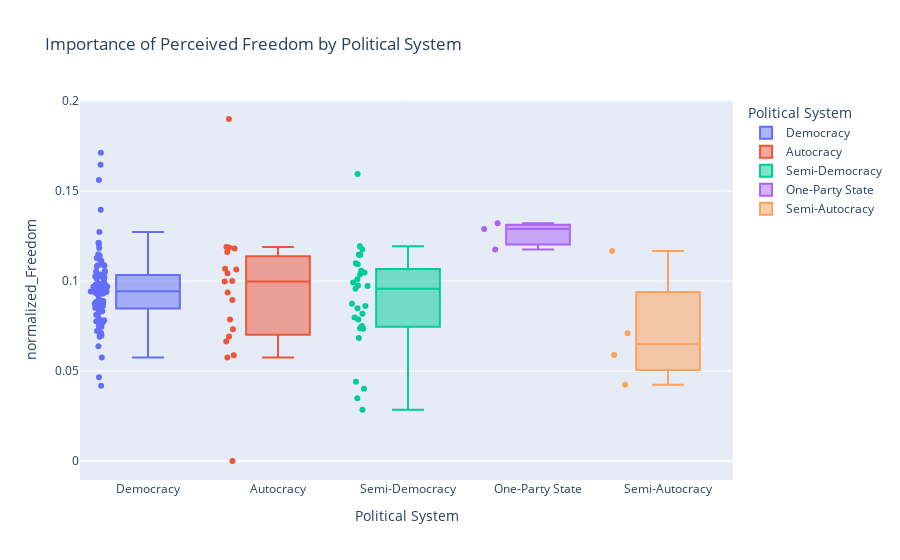

The notebook cell this image was saved under:
### Code cell
# Importance of Perceived Freedom by Political System
px.box(merged_df_2,
             x='Political System',
             y='normalized_Freedom',
             color="Political System",
             points="all",
             hover_data="Country",
             title="Importance of Perceived Freedom by Political System").show()

### Figure 1 — Plotly figure (JSON) as saved in the notebook; plotly's stock layout.template omitted (floating-point values rounded to 4 significant figures)
{"data": [{"alignmentgroup": "True", "boxpoints": "all", "customdata": [["Finland"], ["Denmark"], ["Iceland"], ["Switzerland"], ["Netherlands"], ["Luxembourg"], ["Sweden"], ["Norway"], ["New Zealand"], ["Austria"], ["Australia"], ["Ireland"], ["Germany"], ["Canada"], ["United States"], ["United Kingdom"], ["Czechia"], ["Belgium"], ["France"], ["Slovenia"], ["Costa Rica"], ["Taiwan Province of China"], ["Romania"], ["Spain"], ["Uruguay"], ["Italy"], ["Kosovo"], ["Malta"], ["Lithuania"], ["Slovakia"], ["Estonia"], ["Panama"], ["Brazil"], ["Cyprus"], ["Latvia"], ["Serbia"], ["Chile"], ["Mexico"], ["Croatia"], ["Poland"], ["El Salvador"], ["Mauritius"], ["Japan"], ["Honduras"], ["Portugal"], ["Argentina"], ["Greece"], ["South Korea"], ["Philippines"], ["Moldova"], ["Jamaica"], ["Colombia"], ["Bosnia and Herzegovina"], ["Mongolia"], ["Dominican Republic"], ["Bolivia"], ["Paraguay"], ["Peru"], ["Montenegro"], ["Ecuador"], ["Armenia"], ["Nepal"], ["Bulgaria"], ["Indonesia"], ["North Macedonia"], ["Albania"], ["South Africa"], ["Gambia"], ["Bangladesh"], ["Liberia"], ["Ukraine"], ["Senegal"], ["Niger"], ["Georgia"], ["Venezuela"], ["Ghana"], ["Benin"], ["Kenya"], ["Tunisia"], ["Mali"], ["Namibia"], ["Sri Lanka"], ["Madagascar"], ["Ethiopia"], ["India"], ["Zambia"], ["Malawi"], ["Tanzania"], ["Sierra Leone"], ["Botswana"]], "hovertemplate": "Political System=%{x}<br>normalized_Freedom=%{y}<br>Country=%{customdata[0]}<extra></extra>", "legendgroup": "Democracy", "marker": {"color": "#636efa"}, "name": "Democracy", "notched": false, "offsetgroup": "Democracy", "orientation": "v", "showlegend": true, "type": "box", "x": ["Democracy", "Democracy", "Democracy", "Democracy", "Democracy", "Democracy", "Democracy", "Democracy", "Democracy", "Democracy", "Democracy", "Democracy", "Democracy", "Democracy", "Democracy", "Democracy", "Democracy", "Democracy", "Democracy", "Democracy", "Democracy", "Democracy", "Democracy", "Democracy", "Democracy", "Democracy", "Democracy", "Democracy", "Democracy", "Democracy", "Democracy", "Democracy", "Democracy", "Democracy", "Democracy", "Democracy", "Democracy", "Democracy", "Democracy", "Democracy", "Democracy", "Democracy", "Democracy", "Democracy", "Democracy", "Democracy", "Democracy", "Democracy", "Democracy", "Democracy", "Democracy", "Democracy", "Democracy", "Democracy", "Democracy", "Democracy", "Democracy", "Democracy", "Democracy", "Democracy", "Democracy", "Democracy", "Democracy", "Democracy", "Democracy", "Democracy", "Democracy", "Democracy", "Democracy", "Democracy", "Democracy", "Democracy", "Democracy", "Democracy", "Democracy", "Democracy", "Democracy", "Democracy", "Democracy", "Democracy", "Democracy", "Democracy", "Democracy", "Democracy", "Democracy", "Democracy", "Democracy", "Democracy", "Democracy", "Democracy"], "x0": " ", "xaxis": "x", "y": [0.09409, 0.09413, 0.095, 0.09012, 0.08778, 0.09454, 0.09805, 0.09883, 0.09443, 0.08697, 0.0944, 0.08904, 0.08314, 0.09381, 0.08227, 0.086, 0.09539, 0.0723, 0.08478, 0.1033, 0.1005, 0.08323, 0.09342, 0.07799, 0.1027, 0.06373, 0.09281, 0.1053, 0.07695, 0.07495, 0.1087, 0.09383, 0.08676, 0.07203, 0.08123, 0.08838, 0.07453, 0.1013, 0.08735, 0.0854, 0.1088, 0.09702, 0.08892, 0.09665, 0.1089, 0.093, 0.04186, 0.06976, 0.1148, 0.09582, 0.09691, 0.09427, 0.07767, 0.0691, 0.1056, 0.1119, 0.1128, 0.09804, 0.08294, 0.1021, 0.1034, 0.09652, 0.1048, 0.1183, 0.09385, 0.09829, 0.08511, 0.07107, 0.1206, 0.07907, 0.09304, 0.09788, 0.1141, 0.1022, 0.05745, 0.1026, 0.1036, 0.09685, 0.06997, 0.07814, 0.08612, 0.1213, 0.04654, 0.1113, 0.1713, 0.1397, 0.1272, 0.1562, 0.1083, 0.1646], "y0": " ", "yaxis": "y"}, {"alignmentgroup": "True", "boxpoints": "all", "customdata": [["Bahrain"], ["United Arab Emirates"], ["Saudi Arabia"], ["Kazakhstan"], ["Nicaragua"], ["Uzbekistan"], ["Kyrgyzstan"], ["Belarus"], ["Turkmenistan"], ["Tajikistan"], ["Libya"], ["Azerbaijan"], ["Gabon"], ["Iraq"], ["Iran"], ["Yemen"], ["Mauritania"], ["Rwanda"], ["Afghanistan"]], "hovertemplate": "Political System=%{x}<br>normalized_Freedom=%{y}<br>Country=%{customdata[0]}<extra></extra>", "legendgroup": "Autocracy", "marker": {"color": "#EF553B"}, "name": "Autocracy", "notched": false, "offsetgroup": "Autocracy", "orientation": "v", "showlegend": true, "type": "box", "x": ["Autocracy", "Autocracy", "Autocracy", "Autocracy", "Autocracy", "Autocracy", "Autocracy", "Autocracy", "Autocracy", "Autocracy", "Autocracy", "Autocracy", "Autocracy", "Autocracy", "Autocracy", "Autocracy", "Autocracy", "Autocracy", "Autocracy"], "x0": " ", "xaxis": "x", "y": [0.1043, 0.1068, 0.0998, 0.09368, 0.1001, 0.1181, 0.1189, 0.05873, 0.1186, 0.1064, 0.08948, 0.1162, 0.06917, 0.0664, 0.05749, 0.07863, 0.07322, 0.19, 0], "y0": " ", "yaxis": "y"}, {"alignmentgroup": "True", "boxpoints": "all", "customdata": [["Singapore"], ["Guatemala"], ["Kuwait"], ["Hungary"], ["Thailand"], ["Malaysia"], ["North Cyprus"], ["Russia"], ["Hong Kong S.A.R. of China"], ["Ivory Coast"], ["Algeria"], ["Congo"], ["Morocco"], ["Mozambique"], ["Cameroon"], ["Guinea"], ["Turkey"], ["Burkina Faso"], ["Cambodia"], ["Comoros"], ["Uganda"], ["Nigeria"], ["Pakistan"], ["Palestinian Territories"], ["Egypt"], ["Jordan"], ["Lesotho"], ["Zimbabwe"], ["Lebanon"]], "hovertemplate": "Political System=%{x}<br>normalized_Freedom=%{y}<br>Country=%{customdata[0]}<extra></extra>", "legendgroup": "Semi-Democracy", "marker": {"color": "#00cc96"}, "name": "Semi-Democracy", "notched": false, "offsetgroup": "Semi-Democracy", "orientation": "v", "showlegend": true, "type": "box", "x": ["Semi-Democracy", "Semi-Democracy", "Semi-Democracy", "Semi-Democracy", "Semi-Democracy", "Semi-Democracy", "Semi-Democracy", "Semi-Democracy", "Semi-Democracy", "Semi-Democracy", "Semi-Democracy", "Semi-Democracy", "Semi-Democracy", "Semi-Democracy", "Semi-Democracy", "Semi-Democracy", "Semi-Democracy", "Semi-Democracy", "Semi-Democracy", "Semi-Democracy", "Semi-Democracy", "Semi-Democracy", "Semi-Democracy", "Semi-Democracy", "Semi-Democracy", "Semi-Democracy", "Semi-Democracy", "Semi-Democracy", "Semi-Democracy"], "x0": " ", "xaxis": "x", "y": [0.1037, 0.1057, 0.101, 0.07966, 0.1047, 0.1145, 0.09568, 0.07347, 0.07373, 0.08617, 0.0285, 0.08493, 0.09723, 0.1175, 0.07863, 0.06829, 0.04406, 0.08178, 0.1595, 0.04015, 0.08735, 0.09754, 0.09918, 0.07497, 0.1094, 0.1146, 0.1193, 0.1098, 0.03484], "y0": " ", "yaxis": "y"}, {"alignmentgroup": "True", "boxpoints": "all", "customdata": [["China"], ["Vietnam"], ["Laos"]], "hovertemplate": "Political System=%{x}<br>normalized_Freedom=%{y}<br>Country=%{customdata[0]}<extra></extra>", "legendgroup": "One-Party State", "marker": {"color": "#ab63fa"}, "name": "One-Party State", "notched": false, "offsetgroup": "One-Party State", "orientation": "v", "showlegend": true, "type": "box", "x": ["One-Party State", "One-Party State", "One-Party State"], "x0": " ", "xaxis": "x", "y": [0.1175, 0.1289, 0.1321], "y0": " ", "yaxis": "y"}, {"alignmentgroup": "True", "boxpoints": "all", "customdata": [["Eswatini, Kingdom of"], ["Myanmar"], ["Chad"], ["Togo"]], "hovertemplate": "Political System=%{x}<br>normalized_Freedom=%{y}<br>Country=%{customdata[0]}<extra></extra>", "legendgroup": "Semi-Autocracy", "marker": {"color": "#FFA15A"}, "name": "Semi-Autocracy", "notched": false, "offsetgroup": "Semi-Autocracy", "orientation": "v", "showlegend": true, "type": "box", "x": ["Semi-Autocracy", "Semi-Autocracy", "Semi-Autocracy", "Semi-Autocracy"], "x0": " ", "xaxis": "x", "y": [0.05892, 0.1168, 0.04234, 0.07101], "y0": " ", "yaxis": "y"}], "layout": {"boxmode": "overlay", "legend": {"title": {"text": "Political System"}, "tracegroupgap": 0}, "title": {"text": "Importance of Perceived Freedom by Political System"}, "xaxis": {"anchor": "y", "categoryarray": ["Democracy", "Autocracy", "Semi-Democracy", "One-Party State", "Semi-Autocracy"], "categoryorder": "array", "domain": [0, 1], "title": {"text": "Political System"}}, "yaxis": {"anchor": "x", "domain": [0, 1], "title": {"text": "normalized_Freedom"}}}}
